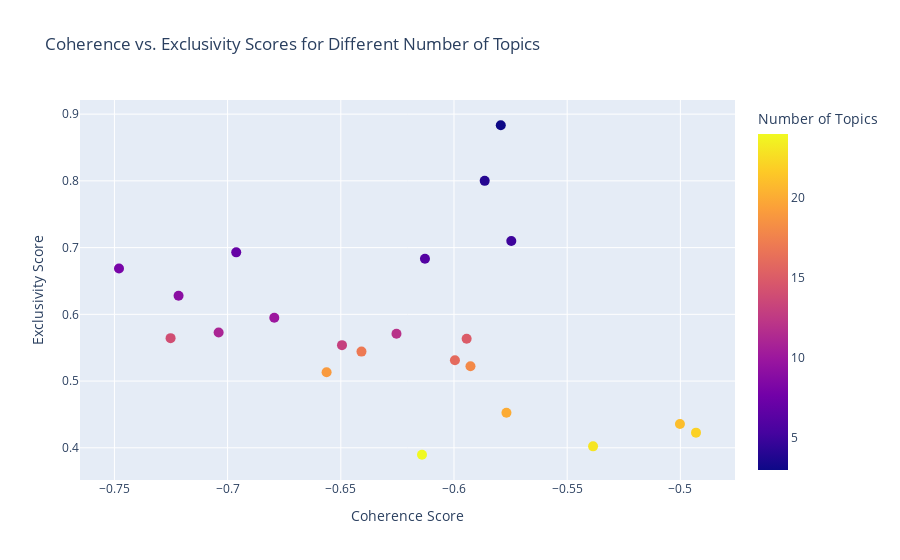

The code cell stored with this chart in its notebook:
### Code cell
#Interactive graph of coherance and exclusivity
fig = px.scatter(
    df_results,
    x='coherence', 
    y='exclusivity',
    color='num_topics', 
    labels={
        'coherence': 'Coherence Score',
        'exclusivity': 'Exclusivity Score',
        'num_topics': 'Number of Topics'
    },
    title='Coherence vs. Exclusivity Scores for Different Number of Topics'
)

fig.update_traces(marker=dict(size=10), hovertemplate='Num Topics: %{marker.color}<br>Coherence: %{x}<br>Exclusivity: %{y}')

fig.update_layout(
    xaxis_title='Coherence Score',
    yaxis_title='Exclusivity Score',
    coloraxis_colorbar=dict(title='Number of Topics')
)

fig.show()

### Figure 1 — Plotly figure (JSON) as saved in the notebook; plotly's stock layout.template omitted (floating-point values rounded to 4 significant figures)
{"data": [{"hovertemplate": "Num Topics: %{marker.color}<br>Coherence: %{x}<br>Exclusivity: %{y}", "legendgroup": "", "marker": {"color": [3, 4, 5, 6, 7, 8, 9, 10, 11, 12, 13, 14, 15, 16, 17, 18, 19, 20, 21, 22, 23, 24], "coloraxis": "coloraxis", "size": 10, "symbol": "circle"}, "mode": "markers", "name": "", "orientation": "v", "showlegend": false, "type": "scatter", "x": [-0.5793, -0.5864, -0.5747, -0.6128, -0.6962, -0.748, -0.7217, -0.6794, -0.704, -0.6254, -0.6495, -0.7252, -0.5944, -0.5996, -0.6409, -0.5927, -0.6563, -0.5768, -0.5002, -0.4931, -0.5386, -0.6141], "xaxis": "x", "y": [0.8833, 0.8, 0.71, 0.6833, 0.6929, 0.6687, 0.6278, 0.595, 0.5727, 0.5708, 0.5538, 0.5643, 0.5633, 0.5312, 0.5441, 0.5222, 0.5132, 0.4525, 0.4357, 0.4227, 0.4022, 0.3896], "yaxis": "y"}], "layout": {"coloraxis": {"colorbar": {"title": {"text": "Number of Topics"}}, "colorscale": [[0, "#0d0887"], [0.1111, "#46039f"], [0.2222, "#7201a8"], [0.3333, "#9c179e"], [0.4444, "#bd3786"], [0.5556, "#d8576b"], [0.6667, "#ed7953"], [0.7778, "#fb9f3a"], [0.8889, "#fdca26"], [1, "#f0f921"]]}, "legend": {"tracegroupgap": 0}, "title": {"text": "Coherence vs. Exclusivity Scores for Different Number of Topics"}, "xaxis": {"anchor": "y", "domain": [0, 1], "title": {"text": "Coherence Score"}}, "yaxis": {"anchor": "x", "domain": [0, 1], "title": {"text": "Exclusivity Score"}}}}
